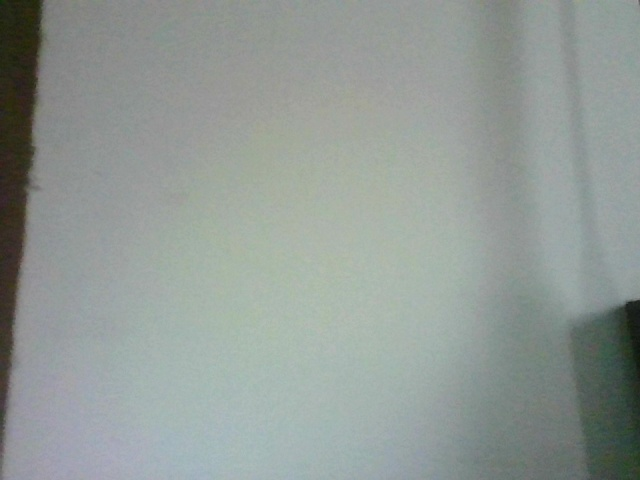
#> input picture Video background Subtraction/bg.jpg, 640 x 480 px
$ python singleframe.py
#> lines starting #> are read from the running program, lines starting #| are printed output that depends on the picture; after the words box and inside, x2 and y2 are one past the last pixel; in counts of white or black regions, pixels touching at a corner belong together
import cv2
import numpy as np

image1 = cv2.imread('bg.jpg',0)
#> image1: shape (480, 640); min 16, max 186, mean 151
image2 = cv2.imread('me.jpg',0)
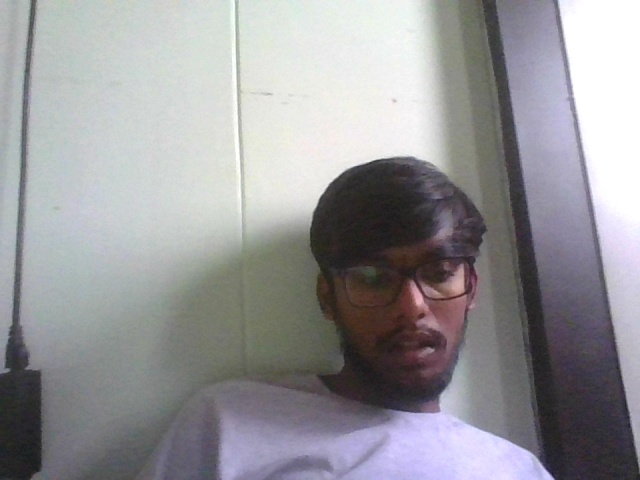
#> input picture Video background Subtraction/me.jpg, 640 x 480 px
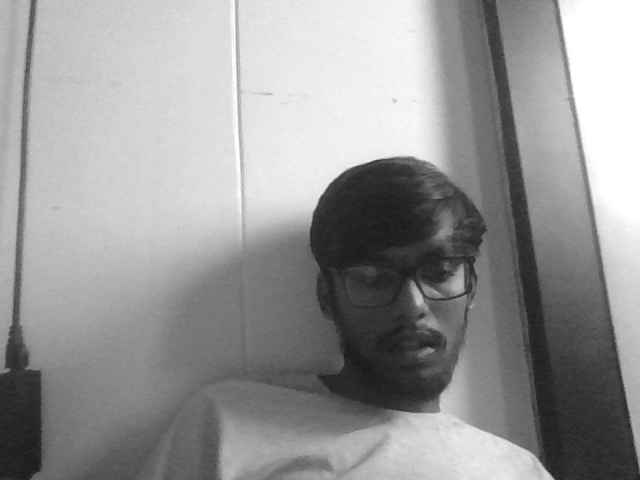
#> image2: shape (480, 640); min 25, max 255, mean 151.4

fgbg2 = cv2.createBackgroundSubtractorMOG2();

img = cv2.subtract(image1, image2)
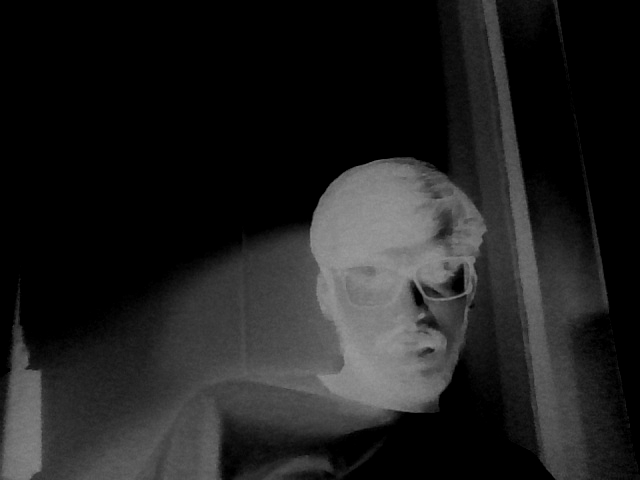
#> img: shape (480, 640); min 0, max 153, mean 31.9
thresh1 = cv2.adaptiveThreshold(img,255,cv2.ADAPTIVE_THRESH_GAUSSIAN_C,\
            cv2.THRESH_BINARY_INV,11,2)
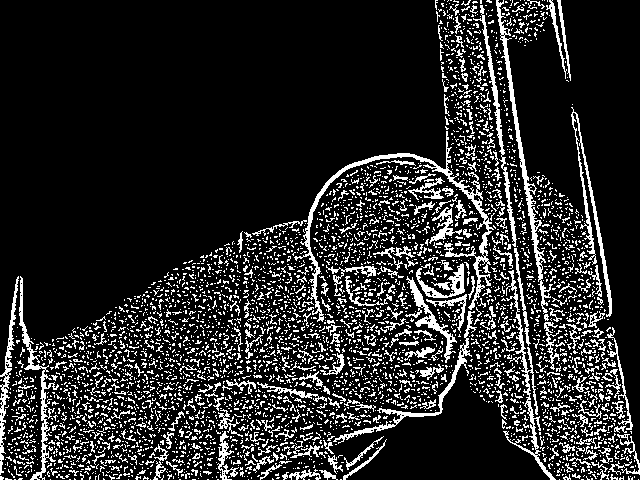
#> thresh1: shape (480, 640); 15.7% white in thin lines or dots
contours, hierarchy = cv2.findContours(thresh1, cv2.RETR_TREE, cv2.CHAIN_APPROX_SIMPLE)
#> contours = 4627 contours, 4504 with area under 20; largest, box (x1, y1, x2, y2) and area: (294, 131, 494, 322) 1760, (496, 0, 553, 314) 1192, (19, 276, 59, 480) 742, (333, 311, 477, 444) 738, (571, 107, 612, 317) 693
image3 = cv2.drawContours(img, contours, -1, (0, 255, 0), 2)
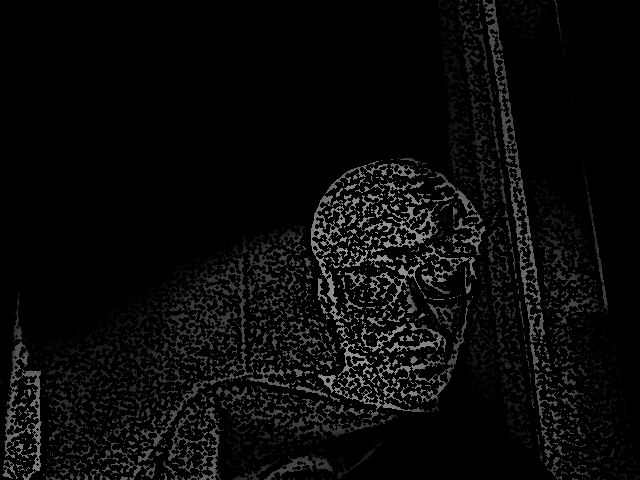
#> image3: shape (480, 640); min 0, max 153, mean 9.7

fgmask2 = fgbg2.apply(img);
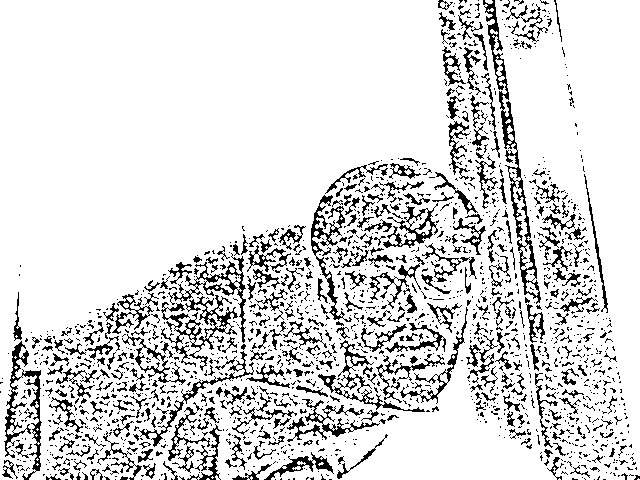
#> fgmask2: shape (480, 640); values 127 (black) and 255 (white), 86.2% white; black in thin lines or dots
cv2.imshow('Sub and Binary Threshold', thresh1)
cv2.imshow('MOG2', fgmask2);
cv2.imshow('Contours', image3);

if cv2.waitKey(0) & 0xff == 27:
#> (key Esc is pressed here)
    cv2.destroyAllWindows()
